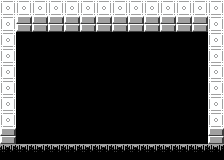

This is a level from a 2D game, rendered from its Tiled map with the project's own tilesets. A one-line summary and the complete map file follow:
An orthogonal 14x10 tile map with 16x16 px tiles, 1 tile layer (Tile Layer 1).

<map version="1.9" tiledversion="1.9.0" orientation="orthogonal" renderorder="right-down" width="14" height="10" tilewidth="16" tileheight="16" infinite="0" nextlayerid="2" nextobjectid="1">
 <tileset firstgid="1" source="../room_tileset.tsx" />
 <layer id="1" name="Tile Layer 1" width="14" height="10">
  <data encoding="csv">
4,4,4,4,4,4,4,4,4,4,4,4,4,4,
4,3,3,3,3,3,3,3,3,3,3,3,3,4,
4,1,1,1,1,1,1,1,1,1,1,1,1,4,
4,1,1,1,1,1,1,1,1,1,1,1,1,4,
4,1,1,1,1,1,1,1,1,1,1,1,1,4,
4,1,1,1,1,1,1,1,1,1,1,1,1,4,
4,1,1,1,1,1,1,1,1,1,1,1,1,4,
4,1,1,1,1,1,1,1,1,1,1,1,1,4,
3,1,1,1,1,1,1,1,1,1,1,1,1,3,
5,5,5,5,5,5,5,5,5,5,5,5,5,5
</data>
 </layer>
</map>
